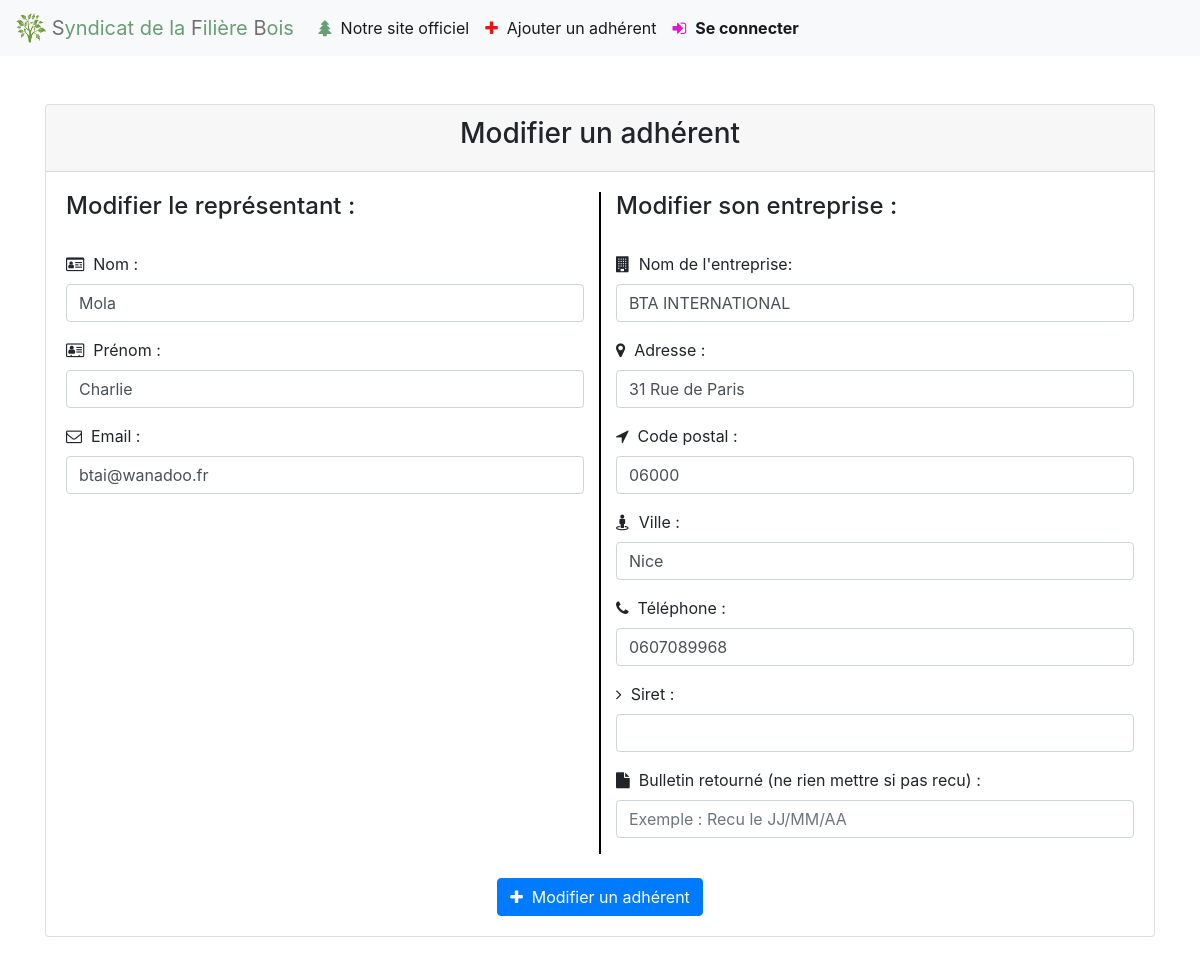
Before: /modifier_adherent.php?id=2 with the older database file.
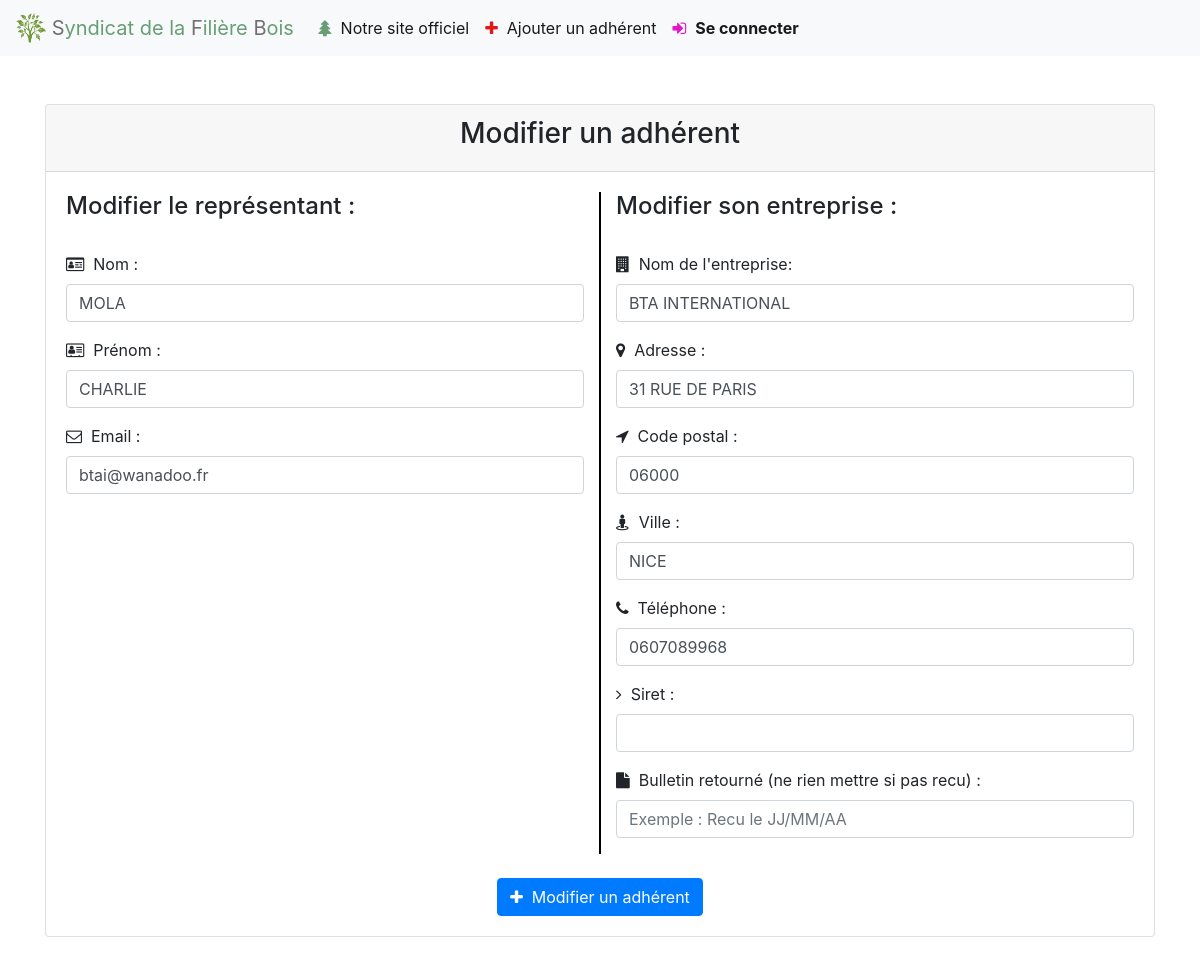
After: the same page with the newer database file.
### tables this page shows
CREATE TABLE `adherent` (
  `id_adherent` int(11) NOT NULL,
  `id_representant` int(11) NOT NULL,
  `nom` varchar(255) NOT NULL,
  `adresse` varchar(255) NOT NULL,
  `code_postal` varchar(50) NOT NULL,
  `ville` varchar(50) NOT NULL,
  `telephone` varchar(50) NOT NULL,
  `bulletin_retourne` varchar(255) DEFAULT NULL
);

CREATE TABLE `representant` (
  `id_representant` int(11) NOT NULL,
  `nom` varchar(50) NOT NULL,
  `prenom` varchar(50) NOT NULL,
  `email` varchar(255) NOT NULL
);

### include/db.php (called while the page is built, shortened)
<?php
	function connexionBaseDeDonnee()
	{
		$pdo = new PDO('mysql:host=localhost;port=3308;dbname=base_argefo;charset=utf8', 'root', '');
		$pdo->setAttribute(PDO::ATTR_ERRMODE, PDO::ERRMODE_EXCEPTION);
		$pdo->setAttribute(PDO::ATTR_DEFAULT_FETCH_MODE, PDO::FETCH_OBJ);
		return $pdo;
	}
	function recuperationAdherentById($id)
	{
		$pdo = connexionBaseDeDonnee();
		$query = $pdo->prepare("SELECT representant.nom as nom_representant, prenom, email, adherent.nom as nom_adherent, adresse, code_postal, ville, telephone, siret, bulletin_retourne
								FROM representant
								INNER JOIN adherent
								ON representant.id_representant = adherent.id_representant
								WHERE representant.id_representant = ?");
		$query->execute([$id]);
		$res = $query->fetch();
		return $res;
	}
?>

### modifier_adherent.php (the view, shortened to what this page needs)
<?php
	require 'include/header.php';
	require 'include/db.php';
	if(isset($_GET['id']) && is_numeric($_GET['id']))
	{
		$adherent = recuperationAdherentById($_GET['id']);
	}
	else
	{
		header('Location: accueil');
	}
?>
<div class="container">
<div class="card">
	<div class="card-header">
		<center><h3>Modifier un adhérent</h3></center>
	</div>
	<div class="card-body">
		<form action="" method="POST">
			<div class="row">
				<div class="col" style="border-right: 2px solid black;">
					<h4>Modifier le représentant : </h4>
					<div class="form-group">
						<label for=""><i class="fa fa-id-card-o"></i>&nbsp;&nbsp;Nom : </label>
						<input type="text" name="nom" class="form-control" value="<?= $adherent->nom_representant ?>" required>
					</div>
					<div class="form-group">
						<label for=""><i class="fa fa-address-card-o"></i>&nbsp;&nbsp;Prénom : </label>
						<input type="text" name="prenom" class="form-control" value="<?= $adherent->prenom ?>" required>
					</div>
					<div class="form-group">
						<label for=""><i class="fa fa-envelope-o"></i>&nbsp;&nbsp;Email : </label>
						<input type="text" name="email" class="form-control" value="<?= $adherent->email ?>" required>
					</div>
				</div>
				<div class="col">
					<h4>Modifier son entreprise : </h4>
					<div class="form-group">
						<label for=""><i class="fa fa-building"></i>&nbsp;&nbsp;Nom de l'entreprise: </label>
						<input type="text" name="name_company" class="form-control" value="<?= $adherent->nom_adherent ?>" required>
					</div>
					<div class="form-group">
						<label for=""><i class="fa fa-map-marker"></i>&nbsp;&nbsp;Adresse : </label>
						<input type="text" name="adresse" class="form-control" value="<?= $adherent->adresse ?>" required>
					</div>
					<div class="form-group">
						<label for=""><i class="fa fa-location-arrow"></i>&nbsp;&nbsp;Code postal : </label>
						<input type="text" name="code_postal" class="form-control" value="<?= $adherent->code_postal ?>" equired>
					</div>
					<div class="form-group">
						<label for=""><i class="fa fa-street-view"></i>&nbsp;&nbsp;Ville : </label>
						<input type="text" name="ville" class="form-control" value="<?= $adherent->ville ?>" required>
					</div>
					<div class="form-group">
						<label for=""><i class="fa fa-phone"></i>&nbsp;&nbsp;Téléphone : </label>
						<input type="text" name="telephone_entreprise" class="form-control" value="<?= $adherent->telephone ?>" required>
					</div>
					<div class="form-group">
						<label for=""><i class="fa fa-angle-right"></i>&nbsp;&nbsp;Siret : </label>
						<input type="text" name="siret" class="form-control" value="<?= $adherent->siret ?>" required>
					</div>
					<div class="form-group">
						<label for=""><i class="fa fa-file"></i>&nbsp;&nbsp;Bulletin retourné (ne rien mettre si pas recu) : </label>
						<input type="text" name="bulletin" class="form-control" value="<?= $adherent->bulletin_retourne ?>" placeholder="Exemple : Recu le JJ/MM/AA">
					</div>
				</div>
			</div>
			<center>
				<button type="submit" class="btn btn-primary"><i class="fa fa-plus"></i>&nbsp;&nbsp;Modifier un adhérent</button>
			</center>
		</form>
	</div>
</div>
</div>
<?php require "include/footer.php";

### include/header.php (shortened to what this page needs)
<!DOCTYPE html>
<html>
<head>
	<link rel="stylesheet" href="https://maxcdn.bootstrapcdn.com/bootstrap/4.0.0/css/bootstrap.min.css">
	<link rel="stylesheet" type="text/css" href="style/font-awesome.css">
</head>
<body>
	<nav class="navbar navbar-expand-lg navbar-light bg-light">
		<?php if(isset($_SESSION['auth'])): ?>
			<a class="navbar-brand" href="accueil">
		    	<img src="style/logo.png" width="30" height="30" class="d-inline-block align-top" alt=""/>
		    	<span style="color:#689E75"><span style="color:#716F70">S</span>yndicat de la <span style="color:#716F70">F</span>ilière <span style="color:#716F70">B</span>ois</span>
			</a>
		<?php else: ?>
			<a class="navbar-brand" href="connexion">
		    	<img src="style/logo.png" width="30" height="30" class="d-inline-block align-top" alt=""/>
		    	<span style="color:#689E75"><span style="color:#716F70">S</span>yndicat de la <span style="color:#716F70">F</span>ilière <span style="color:#716F70">B</span>ois</span>
			</a>
		<?php endif; ?>
		<div class="collapse navbar-collapse" id="navbarNav">
    		<ul class="navbar-nav">
    			<?php if(isset($_SESSION['auth'])): ?>
    				<li class="nav-item active">
	        			<a class="nav-link" href="accueil"><span class="fa fa-home" style="color:#808080;"></span>&nbsp;&nbsp;Accueil</a>
	      			</li>
	      			<li class="nav-item active">
	        			<a class="nav-link" href="https://www.sfbois.com/"><span class="fa fa-tree" style="color:#689E75;"></span>&nbsp;&nbsp;Notre site officiel</a>
	      			</li>
	      			<li class="nav-item active">
			        	<a class="nav-link" href="register"><span class="fa fa-plus" style="color:#e51616;"></span>&nbsp;&nbsp;Ajouter un adhérent</a>
			      	</li>
			      	<li class="nav-item active">
			        	<a class="nav-link" href="filtrer-les-adherents"><span class="fa fa-filter" style="color:#e51616;"></span>&nbsp;&nbsp;Filtrer les adhérents</a>
			      	</li>
			      	<li class="nav-item active">
	        			<a class="nav-link" href="webservice"><span class="fa fa-code"style="color:purple;"></span>&nbsp;&nbsp;Interroger le Web Service</a>
	      			</li>
	      			<li class="nav-item active">
	        			<a class="nav-link" href="deconnexion"><span class="fa fa-sign-out"style="color:#e51616;"></span>&nbsp;&nbsp;<b>Deconnexion</b></a>
	      			</li>
    			<?php else: ?>
	      			<li class="nav-item active">
	        			<a class="nav-link" href="https://www.sfbois.com/"><span class="fa fa-tree" style="color:#689E75;"></span>&nbsp;&nbsp;Notre site officiel</a>
	      			</li>
	      			<li class="nav-item active">
			        	<a class="nav-link" href="register"><span class="fa fa-plus" style="color:#e51616;"></span>&nbsp;&nbsp;Ajouter un adhérent</a>
			      	</li>
			      	<li class="nav-item active">
			        	<a class="nav-link" href="connexion"><span class="fa fa-sign-in" style="color:#e516c5;"></span>&nbsp;&nbsp;<b>Se connecter</b></a>
			      	</li>
			     <?php endif; ?>
    		</ul>
  		</div>
	</nav>
	<div class="container">
	</div>

### include/footer.php (shortened to what this page needs)
</body>
</html>

Changed rows visible on the page:
changed adherent "BTA INTERNATIONAL": nom "Mola" → "MOLA"; prenom "Charlie" → "CHARLIE"; adresse "31 Rue de Paris" → "31 RUE DE PARIS"; ville "Nice" → "NICE"
